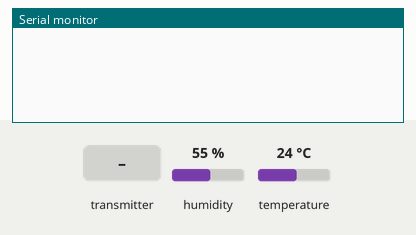
Bench run of a sketch on a simulated ESP32. On the bench: the last lines printed to the serial monitor. The inputs (shaded band) are chosen by the test bench; at power-on: humidity 55 %, temperature 24 °C.

Above: at 1.2 s.
1.3 s: the transmitter starts sending buttonState = 0
At 1.61 s:
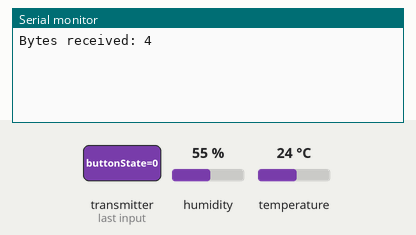
3.3 s: the transmitter starts sending buttonState = 1
At 4.11 s:
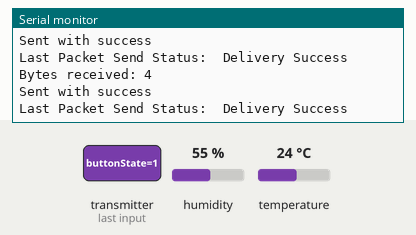

The sketch:

ESP_NOW_Sensor_Board_2way.ino
```cpp
/* ______________________________________Libraries______________________________________ */
//ESP-NOW and ESP
#include <esp_now.h>
#include <WiFi.h>
//DHT
#include <DHT.h> // DHT11 temperature and humidity sensor Library

/* ______________________________________Macros______________________________________ */
//ESP-NOW
uint8_t broadcastAddress[] = {0x3C, 0x61, 0x05, 0x12, 0x94, 0x18}; //RECEIVER MAC Address
//DHT
#define DHTPIN 32
#define DHTTYPE DHT11  // We are using DHT11. (Can use DHT22.. or any other from this series)

/* ______________________________________Declarations and Variables______________________________________ */
//DHT
DHT dht = DHT(DHTPIN, DHTTYPE);   // DHT dht = DHT(DHTPIN,Sensor_type), "dht" is the name of the sensor (variable)
//ESP-NOW
typedef struct userMessage { // Structure example to receive data. Must match the sender structure (User Board).
  int buttonState;
} userMessage;
userMessage myButtonData; // Create a struct_message called myButtonData
typedef struct SensorMessage { // Structure example to send data. Must match the receiver structure.
  int h;
  int tc;
  float tf;
} SensorMessage;
SensorMessage mySensorData; // Create a struct_message called myData
String success; // Variable to store if sending data was successful
//Button
int b;

/* ______________________________________Setup______________________________________ */
void setup() {
  // Init Serial Monitor
  Serial.begin(115200);
  //DHT
  dht.begin(); //Initialize the DHT sensor
  // Set device as a Wi-Fi Station
  WiFi.mode(WIFI_STA);

  // Init ESP-NOW
  if (esp_now_init() != ESP_OK) {
    Serial.println("Error initializing ESP-NOW");
    return;
  }

  // Once ESPNow is successfully Init, we will register for Send CB to
  // get the status of Trasnmitted packet
  esp_now_register_send_cb(OnDataSent);

  // Register peer
  esp_now_peer_info_t peerInfo;
  memcpy(peerInfo.peer_addr, broadcastAddress, 6);
  peerInfo.channel = 0;
  peerInfo.encrypt = false;

  // Add peer
  if (esp_now_add_peer(&peerInfo) != ESP_OK){
    Serial.println("Failed to add peer");
    return;
  }
  // Register for a callback function that will be called when data is received
  esp_now_register_recv_cb(OnDataRecv);
}

/* ______________________________________Loop______________________________________ */
void loop() {
  if(b==HIGH){
    // Set values to send if the button was high
    mySensorData.h =  dht.readHumidity();
    mySensorData.tc = dht.readTemperature();
    mySensorData.tf = dht.readTemperature(true);
    // Send message via ESP-NOW
    esp_err_t result = esp_now_send(broadcastAddress, (uint8_t *) &mySensorData, sizeof(mySensorData));
    if (result == ESP_OK) {
      Serial.println("Sent with success");
    }
    else {
      Serial.println("Error sending the data");
    }
    b=0;
  }
}

/* ______________________________________Functions______________________________________ */
// Callback when data is sent
void OnDataSent(const uint8_t *mac_addr, esp_now_send_status_t status) {
  Serial.print("\r\nLast Packet Send Status:\t");
  Serial.println(status == ESP_NOW_SEND_SUCCESS ? "Delivery Success" : "Delivery Fail");
  if (status ==0){
    success = "Delivery Success :)";
  }
  else{
    success = "Delivery Fail :(";
  }
}
// Callback when data is received
void OnDataRecv(const uint8_t * mac, const uint8_t *incomingData, int len) {
  memcpy(&myButtonData, incomingData, sizeof(myButtonData));
  Serial.print("Bytes received: ");
  Serial.println(len);
  b = myButtonData.buttonState;
}
```

Measured:
- after the input at 1.3 s, the serial monitor: prints a new line at once (image 1)
- after the input at 3.3 s, the serial monitor: prints a new line at once (image 2)
